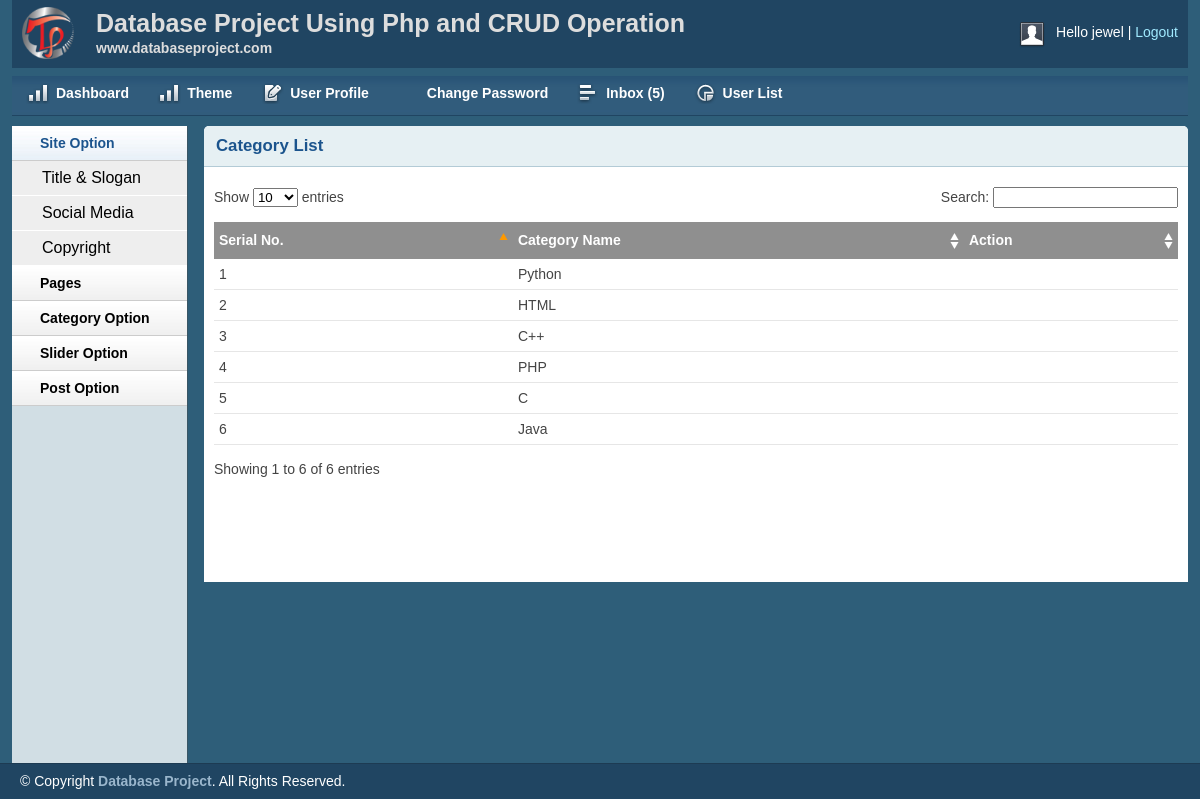
The app's page /admin/catlist.php (signed in) with its own data.
### tables this page shows
CREATE TABLE IF NOT EXISTS `tbl_category` (
  `id` int(11) NOT NULL AUTO_INCREMENT,
  `name` varchar(50) NOT NULL,
  PRIMARY KEY (`id`)
);

### lib/database.php (called while the page is built, shortened)
<?php
	class database{
		public $host = DB_HOST;
		public $user = DB_USER;
		public $pass = DB_PASS;
		public $dbname = DB_NAME;
		public $link;
		private function connectDB(){
			$this->link = new mysqli($this->host, $this->user, $this->pass, $this->dbname);
		}
		public function select($query){
			$result = $this->link->query($query) or die($this->link->error.__LINE__);
			if($result->num_rows >0 ){
				return $result;
			}else{
				return false;
			}
		}
	}
?>

### admin/catlist.php (the view, shortened to what this page needs)
<?php include "inc/header.php"; ?>
<?php include "inc/sidebar.php"; ?>
        <div class="grid_10">
            <div class="box round first grid">
                <h2>Category List</h2>
                <div class="block">
                    <table class="data display datatable" id="example">
					<thead>
						<tr>
							<th>Serial No.</th>
							<th>Category Name</th>
							<th>Action</th>
						</tr>
					</thead>
					<tbody>
					<?php
						$query = "select * from tbl_category order by id desc";
						$category = $db->select($query);
						if($category){
							$i=0;
							while($result = $category->fetch_assoc()){
								$i++;
					?>
						<tr class="odd gradeX">
							<td><?php echo $i; ?></td>
							<td><?php echo $result['name']; ?></td>
						<td>
						</td>
						</tr>
					<?php } } ?>
					</tbody>
				</table>
               </div>
            </div>
        </div>
 <?php include "inc/footer.php"; ?>

### admin/css/layout.css (style rules this page uses)
body { background: #fff none repeat scroll 0 0; color: #444; font-size: 14px; padding: 0; }
h1, h2, h3, h4, h5, h6 { line-height:1.2em; margin-bottom:.3em; }
h2 { margin-top:1em; }
.box { background:#fff; margin-bottom:20px; padding:10px 10px 10px 10px; margin-left:-8px; }
.box.grid { padding-bottom:40px; }
.box.round { -moz-border-radius: 5px 5px 0px 0px; -webkit-border-radius: 5px 5px 0px 0px; border-radius: 5px 5px 0px 0px; }
.box h2 { font-size:1.2em; font-weight:bold; color:#1B548D; background:#E6F0F3; margin:-10px -10px 0 -10px; padding:10px 12px; border-bottom:1px solid #B3CBD6; -moz-border-radius: 5px 5px 0px 0px; -webkit-border-radius: 5px 5px 0px 0px; border-radius: 5px 5px 0px 0px; }
.box.first { min-height: 406px; }
.block { padding-top:20px; }
.block { padding-bottom:1px; }
table.display { margin: 0 auto; clear: both; width: 100%; }
.sorting_asc { background: #8f8f8f url(../img/table/sort_asc.png) no-repeat center right; padding:8px 5px; text-align:left; color:#fff; }
.sorting { background:#8f8f8f url(../img/table/sort_both.png) no-repeat center right; padding:8px 5px; text-align:left; color:#fff; }
tr.odd { height: 30px; line-height: 30px; border-bottom:1px solid #e6e6e6; }
tr.even { height: 30px; line-height: 30px; border-bottom:1px solid #e6e6e6; }
tr.odd td, tr.even td { padding-left:5px; }

### records on screen
tbl_category: name "Python"
tbl_category: name "HTML"
tbl_category: name "C++"
tbl_category: name "PHP"
tbl_category: name "C"
tbl_category: name "Java"

### other values on screen
session::get('username') "jewel"
$count "5"
